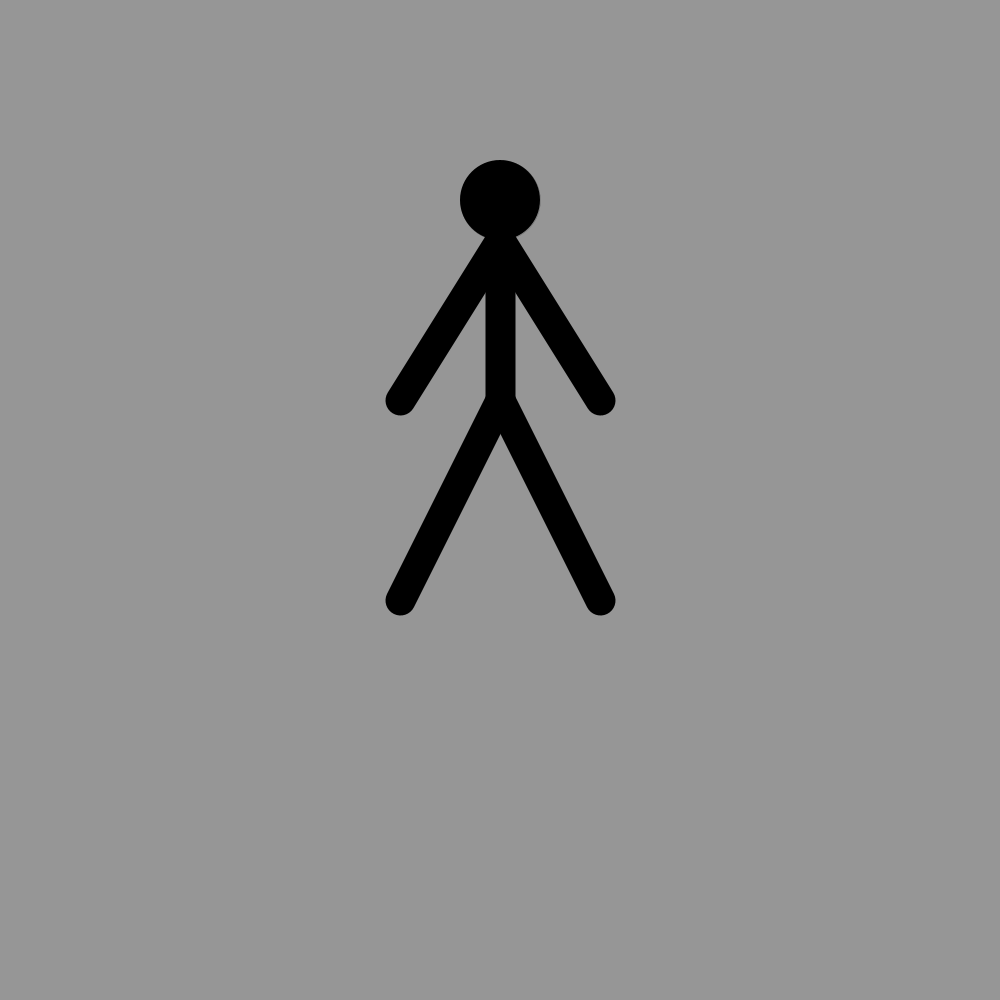
Frame 1 (no input)
Frame 60 (the mouse pressed at the canvas centre just before this capture): identical to frame 1, image omitted
Frame 120 (the mouse held since frame 60 and released just before this capture): identical to frame 1, image omitted

The Processing sketch that drew this single still picture (run headless with seeded random() and noise(); from frame 60 on, the mouse is pressed at the canvas centre):

// Processing sketch: StickmanBjoern
// ── StickmanBjoern.pde
Stickman stickman;
float x;
float y;

void setup(){
  size(1000,1000);
  stickman=new Stickman(x,y,60,60,#291F1F);
}
void draw(){
  background(150);
  pushMatrix();
  translate(width/2,height/5);
  stickman.display();
  stickman.move();
  popMatrix();
 }

// ── StickMan.pde
class Stickman{
  float x=width/2;
  float y=height/2;
  float size1;
  float size2;
  color Color;
  float yspeed=-3;
  boolean hasjumped=false;
  float gravity=0.06;
  int ground=300;
  
Stickman(float x, float y, float size1, float size2, color Color){
     this.x=x;
     this.y=y;
     this.size1=size1;
     this.size2=size2;
     this.Color=Color;
 }
 void display(){
   strokeWeight(0);
  //HEAD
  fill(0);
  ellipse(x,y,80,80);
  //BODY
  strokeWeight(30);
  line(x,y+40,x,y+200);
  //ARMS
  line(x,y+40,x+100,y+200);
  line(x,y+40,x-100,y+200);
  //LEGS
  line(x,y+200,x+100,y+400);
  line(x,y+200,x-100,y+400);
}
void move(){
float xspeed=2;

   if(keyPressed){
     if (keyCode==RIGHT){
       
   x=x+xspeed;
     }
     if (keyCode==LEFT){
       
   x=x-xspeed;
    }
    hasjumped=false;
   }
if ((keyCode==UP)&&(y<=0)){
  yspeed+=gravity;
  y=y+yspeed;
  hasjumped=true;
}
if ((hasjumped)&&(y==0)){
  hasjumped=false;
}
if (hasjumped==false){
  y=0;
  yspeed=-3;
  gravity=0.06;
}
println(y);
}
}
